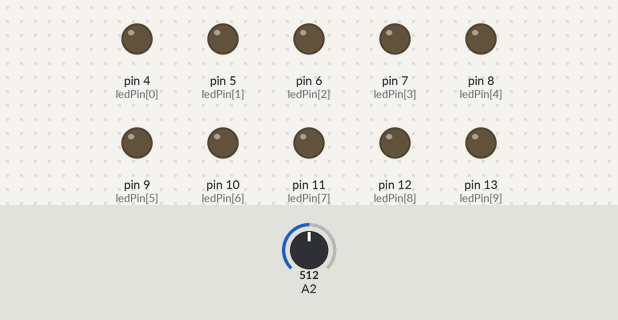
Recording of a sketch running on a simulated Arduino Uno, built with avr-gcc and run on an emulated ATmega328P. On the bench: output pins drawn as LEDs (lit = HIGH). Dashed ring = blinking. Inputs (shaded band) come from the test bench; at power-on: A2 = 512.

Above: at 1.8 s.
1.9 s: A2 set to 483
At 2.29 s:
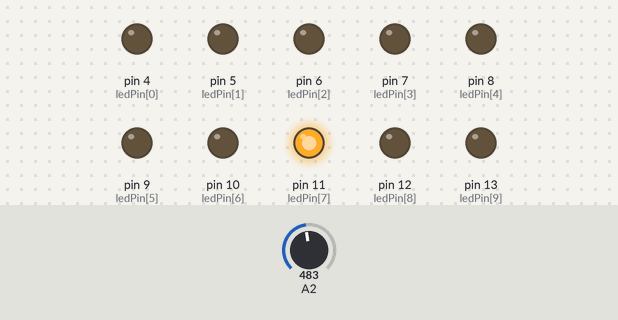
6.0 s: A2 set to 306
At 7.64 s:
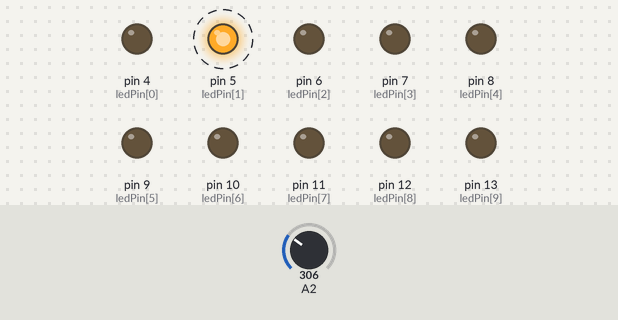
10.1 s: A2 set to 318
At 13.89 s:
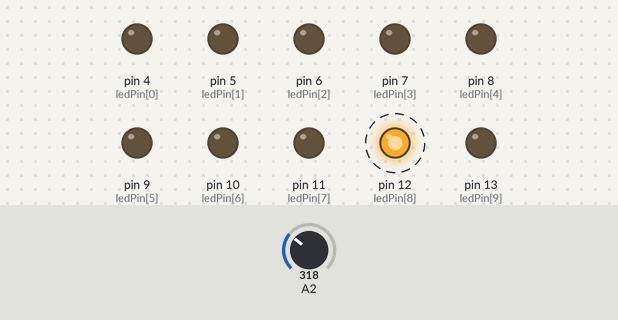
Timing chart, 0 to 19.6 s (numbered marks = the images above; inputs shaded):
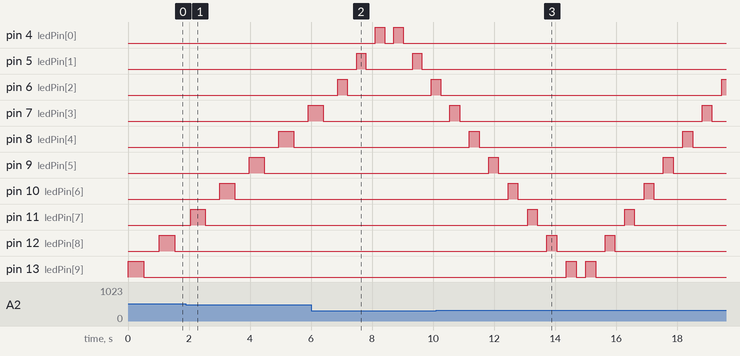

Measured:
- the behaviour switches between 501 and 500 on A2 (found by bisection; images 0 and 1)
- the behaviour switches between 308 and 309 on A2 (found by bisection; images 2 and 3)
- after the input at 1.9 s, pin 7 (ledPin[3]): LOW → HIGH after 4.0 s
- by itself, pin 4 (ledPin[0]): alternates HIGH for 0.31 s and LOW for 0.31 s, 4 changes in all, then stays LOW
- by itself, pin 5 (ledPin[1]): alternates HIGH for 0.31 s and LOW for 1.5 s
- by itself, pin 8 (ledPin[4]): alternates HIGH for 0.32 s and LOW for 6.7 s
- by itself, pin 9 (ledPin[5]): alternates HIGH for 0.32 s and LOW for 5.4 s
- by itself, pin 10 (ledPin[6]): alternates HIGH for 0.32 s and LOW for 4.1 s

The sketch:

lab_4_b.ino
```cpp
// simulation available at https://www.tinkercad.com/things/6T3qW2S7dtB?sharecode=WYesBwJB37BQekY4gYT__fLs-79u8A8HvHYHs27wFCw

// LED chase effect using an array of LEDs
// blink interval is determined by potentiometer value

byte ledPin[] = {4, 5, 6, 7, 8, 9, 10, 11, 12, 13};
int sensorValue;

void setup()
{
  // pinMode for every led
  for(int i=0; i<10; i++){
    pinMode(ledPin[i], OUTPUT);
  }
  Serial.begin(9600);
}

void loop()
{
  // left to right
  for(int i=9; i>=0; i--){
    // read potentiometer value
    sensorValue = analogRead(A2);

    // blink the selected led
    digitalWrite(ledPin[i], HIGH);
    delay(sensorValue);
    digitalWrite(ledPin[i], LOW);
    delay(sensorValue);
  }


  // right to left
  for(int i=0; i<10; i++){
    // read potentiometer value
    sensorValue = analogRead(A2);

    // blink the selected led
    digitalWrite(ledPin[i], HIGH);
    delay(sensorValue);
    digitalWrite(ledPin[i], LOW);
    delay(sensorValue);
  }

}
```
